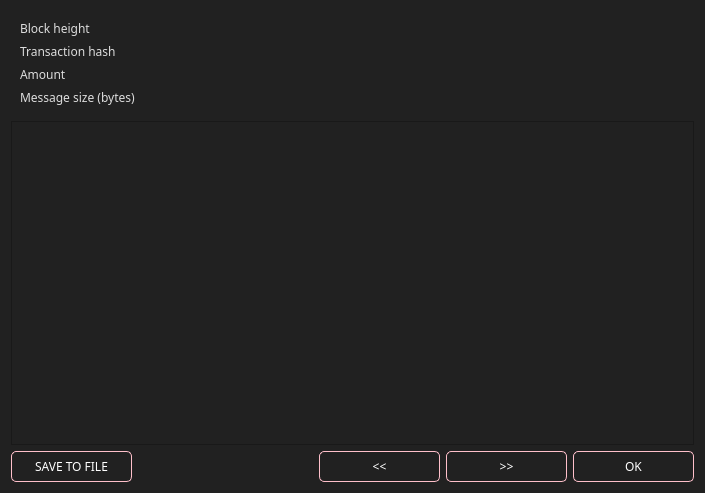
<?xml version="1.0" encoding="UTF-8"?>
<ui version="4.0">
 <class>MessageDetailsDialog</class>
 <widget class="QDialog" name="MessageDetailsDialog">
  <property name="geometry">
   <rect>
    <x>0</x>
    <y>0</y>
    <width>705</width>
    <height>493</height>
   </rect>
  </property>
  <property name="windowTitle">
   <string>Message</string>
  </property>
  <property name="styleSheet">
   <string notr="true">
background-color: #212121;
color: #ddd;</string>
  </property>
  <layout class="QVBoxLayout" name="verticalLayout">
   <item>
    <widget class="QFrame" name="frame">
     <property name="frameShape">
      <enum>QFrame::NoFrame</enum>
     </property>
     <property name="frameShadow">
      <enum>QFrame::Raised</enum>
     </property>
     <layout class="QGridLayout" name="gridLayout" columnstretch="0,1">
      <property name="horizontalSpacing">
       <number>20</number>
      </property>
      <item row="0" column="0">
       <widget class="QLabel" name="label">
        <property name="font">
         <font>
          <family>Poppins</family>
          <pointsize>9</pointsize>
         </font>
        </property>
        <property name="text">
         <string>Block height</string>
        </property>
       </widget>
      </item>
      <item row="0" column="1">
       <widget class="QLabel" name="m_heightLabel">
        <property name="font">
         <font>
          <family>Poppins</family>
          <pointsize>9</pointsize>
         </font>
        </property>
        <property name="text">
         <string/>
        </property>
       </widget>
      </item>
      <item row="2" column="0">
       <widget class="QLabel" name="label_5">
        <property name="font">
         <font>
          <family>Poppins</family>
          <pointsize>9</pointsize>
         </font>
        </property>
        <property name="text">
         <string>Amount</string>
        </property>
       </widget>
      </item>
      <item row="1" column="1">
       <widget class="QLabel" name="m_hashLabel">
        <property name="font">
         <font>
          <family>Poppins</family>
          <pointsize>9</pointsize>
         </font>
        </property>
        <property name="text">
         <string/>
        </property>
       </widget>
      </item>
      <item row="2" column="1">
       <widget class="QLabel" name="m_amountLabel">
        <property name="font">
         <font>
          <family>Poppins</family>
          <pointsize>9</pointsize>
         </font>
        </property>
        <property name="text">
         <string/>
        </property>
       </widget>
      </item>
      <item row="1" column="0">
       <widget class="QLabel" name="label_3">
        <property name="font">
         <font>
          <family>Poppins</family>
          <pointsize>9</pointsize>
         </font>
        </property>
        <property name="text">
         <string>Transaction hash</string>
        </property>
       </widget>
      </item>
      <item row="3" column="0">
       <widget class="QLabel" name="label_7">
        <property name="font">
         <font>
          <family>Poppins</family>
          <pointsize>9</pointsize>
         </font>
        </property>
        <property name="text">
         <string>Message size (bytes)</string>
        </property>
       </widget>
      </item>
      <item row="3" column="1">
       <widget class="QLabel" name="m_sizeLabel">
        <property name="font">
         <font>
          <family>Poppins</family>
          <pointsize>9</pointsize>
         </font>
        </property>
        <property name="text">
         <string/>
        </property>
       </widget>
      </item>
     </layout>
    </widget>
   </item>
   <item>
    <widget class="QTextEdit" name="m_messageTextEdit">
     <property name="styleSheet">
      <string notr="true"/>
     </property>
     <property name="readOnly">
      <bool>true</bool>
     </property>
    </widget>
   </item>
   <item>
    <layout class="QHBoxLayout" name="horizontalLayout">
     <item>
      <widget class="QPushButton" name="m_saveButton">
       <property name="minimumSize">
        <size>
         <width>121</width>
         <height>31</height>
        </size>
       </property>
       <property name="font">
        <font>
         <family>Poppins</family>
         <pointsize>-1</pointsize>
        </font>
       </property>
       <property name="styleSheet">
        <string notr="true">QPushButton#m_saveButton
{
    color: #fff;
    border: 1px solid pink;
    font-size: 12px;
    border-radius: 5px;
    
}

QPushButton#m_saveButton:hover
{
    color: pink;
    border: 1px solid pink;
    font-size: 12px;
    border-radius: 5px;
    
}</string>
       </property>
       <property name="text">
        <string>SAVE TO FILE</string>
       </property>
      </widget>
     </item>
     <item>
      <spacer name="horizontalSpacer">
       <property name="orientation">
        <enum>Qt::Horizontal</enum>
       </property>
       <property name="sizeHint" stdset="0">
        <size>
         <width>40</width>
         <height>20</height>
        </size>
       </property>
      </spacer>
     </item>
     <item>
      <widget class="QPushButton" name="m_prevButton">
       <property name="minimumSize">
        <size>
         <width>121</width>
         <height>31</height>
        </size>
       </property>
       <property name="font">
        <font>
         <family>Poppins</family>
         <pointsize>-1</pointsize>
        </font>
       </property>
       <property name="styleSheet">
        <string notr="true">QPushButton#m_prevButton
{
    color: #fff;
    border: 1px solid pink;
    font-size: 12px;
    border-radius: 5px;
    
}

QPushButton#m_prevButton:hover
{
    color: pink;
    border: 1px solid pink;
    font-size: 12px;
    border-radius: 5px;
    
}</string>
       </property>
       <property name="text">
        <string>&lt;&lt;</string>
       </property>
      </widget>
     </item>
     <item>
      <widget class="QPushButton" name="m_nextButton">
       <property name="minimumSize">
        <size>
         <width>121</width>
         <height>31</height>
        </size>
       </property>
       <property name="font">
        <font>
         <family>Poppins</family>
         <pointsize>-1</pointsize>
        </font>
       </property>
       <property name="styleSheet">
        <string notr="true">QPushButton#m_nextButton
{
    color: #fff;
    border: 1px solid pink;
    font-size: 12px;
    border-radius: 5px;
    
}

QPushButton#m_nextButton:hover
{
    color: pink;
    border: 1px solid pink;
    font-size: 12px;
    border-radius: 5px;
    
}</string>
       </property>
       <property name="text">
        <string>&gt;&gt;</string>
       </property>
      </widget>
     </item>
     <item>
      <widget class="QPushButton" name="m_okButton">
       <property name="minimumSize">
        <size>
         <width>121</width>
         <height>31</height>
        </size>
       </property>
       <property name="font">
        <font>
         <family>Poppins</family>
         <pointsize>-1</pointsize>
        </font>
       </property>
       <property name="styleSheet">
        <string notr="true">QPushButton#m_okButton
{
    color: #fff;
    border: 1px solid pink;
    font-size: 12px;
    border-radius: 5px;
    
}

QPushButton#m_okButton:hover
{
    color: pink;
    border: 1px solid pink;
    font-size: 12px;
    border-radius: 5px;
    
}</string>
       </property>
       <property name="text">
        <string>OK</string>
       </property>
       <property name="autoDefault">
        <bool>true</bool>
       </property>
       <property name="default">
        <bool>true</bool>
       </property>
      </widget>
     </item>
    </layout>
   </item>
  </layout>
 </widget>
 <resources/>
 <connections>
  <connection>
   <sender>m_okButton</sender>
   <signal>clicked()</signal>
   <receiver>MessageDetailsDialog</receiver>
   <slot>reject()</slot>
   <hints>
    <hint type="sourcelabel">
     <x>662</x>
     <y>464</y>
    </hint>
    <hint type="destinationlabel">
     <x>352</x>
     <y>246</y>
    </hint>
   </hints>
  </connection>
  <connection>
   <sender>m_prevButton</sender>
   <signal>clicked()</signal>
   <receiver>MessageDetailsDialog</receiver>
   <slot>prevClicked()</slot>
   <hints>
    <hint type="sourcelabel">
     <x>461</x>
     <y>464</y>
    </hint>
    <hint type="destinationlabel">
     <x>352</x>
     <y>246</y>
    </hint>
   </hints>
  </connection>
  <connection>
   <sender>m_nextButton</sender>
   <signal>clicked()</signal>
   <receiver>MessageDetailsDialog</receiver>
   <slot>nextClicked()</slot>
   <hints>
    <hint type="sourcelabel">
     <x>522</x>
     <y>464</y>
    </hint>
    <hint type="destinationlabel">
     <x>352</x>
     <y>246</y>
    </hint>
   </hints>
  </connection>
  <connection>
   <sender>m_saveButton</sender>
   <signal>clicked()</signal>
   <receiver>MessageDetailsDialog</receiver>
   <slot>saveClicked()</slot>
   <hints>
    <hint type="sourcelabel">
     <x>146</x>
     <y>464</y>
    </hint>
    <hint type="destinationlabel">
     <x>352</x>
     <y>246</y>
    </hint>
   </hints>
  </connection>
 </connections>
 <slots>
  <slot>prevClicked()</slot>
  <slot>nextClicked()</slot>
  <slot>saveClicked()</slot>
 </slots>
</ui>
